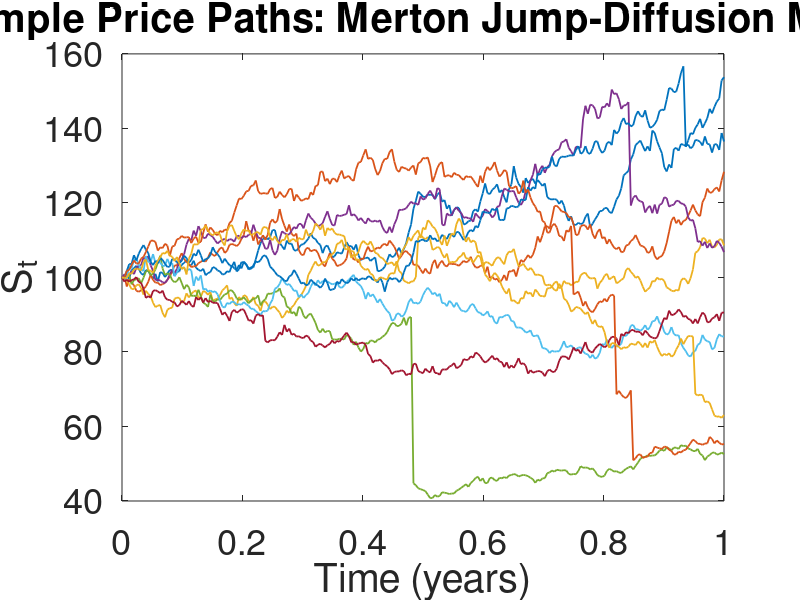

The MATLAB source for this figure:
%Merton Price Paaths
clear; clc; rng(2026);

S0 = 100;
mu = 0.08;

T  = 1.0;
N  = 252;
dt = T / N;
time = linspace(0, T, N+1);

nPlot = 10;   % number of paths

sigma  = 0.20;     % diffusion volatility
lambda = 1.0;      % expected jumps per year
muJ    = -0.10;    % mean log jump size
sigmaJ = 0.30;     % standard log jump size

EJ = exp(muJ + 0.5*sigmaJ^2);     
mu_adj = mu - lambda*(EJ - 1);

S_mer = zeros(nPlot, N+1);
S_mer(:,1) = S0;

for i = 1:nPlot
    S = S0;

    for n = 1:N
        Z = randn;
        S_cont = S * exp((mu_adj - 0.5*sigma^2)*dt ...
                 + sigma*sqrt(dt)*Z);

        % Jump
        K = poissrnd(lambda*dt);
        if K > 0
            J = exp(muJ + sigmaJ*randn(K,1));
            S = S_cont * prod(J);
        else
            S = S_cont;
        end

        S_mer(i, n+1) = S;
    end
end

figure;
plot(time, S_mer.', 'LineWidth', 1.3);

xlabel('Time (years)', 'FontSize', 16);
ylabel('S_t', 'FontSize', 16);
title('Sample Price Paths: Merton Jump-Diffusion Model', 'FontSize', 28);

set(gca, 'FontSize', 26);
box on;
set(gcf, 'Color', 'w');
